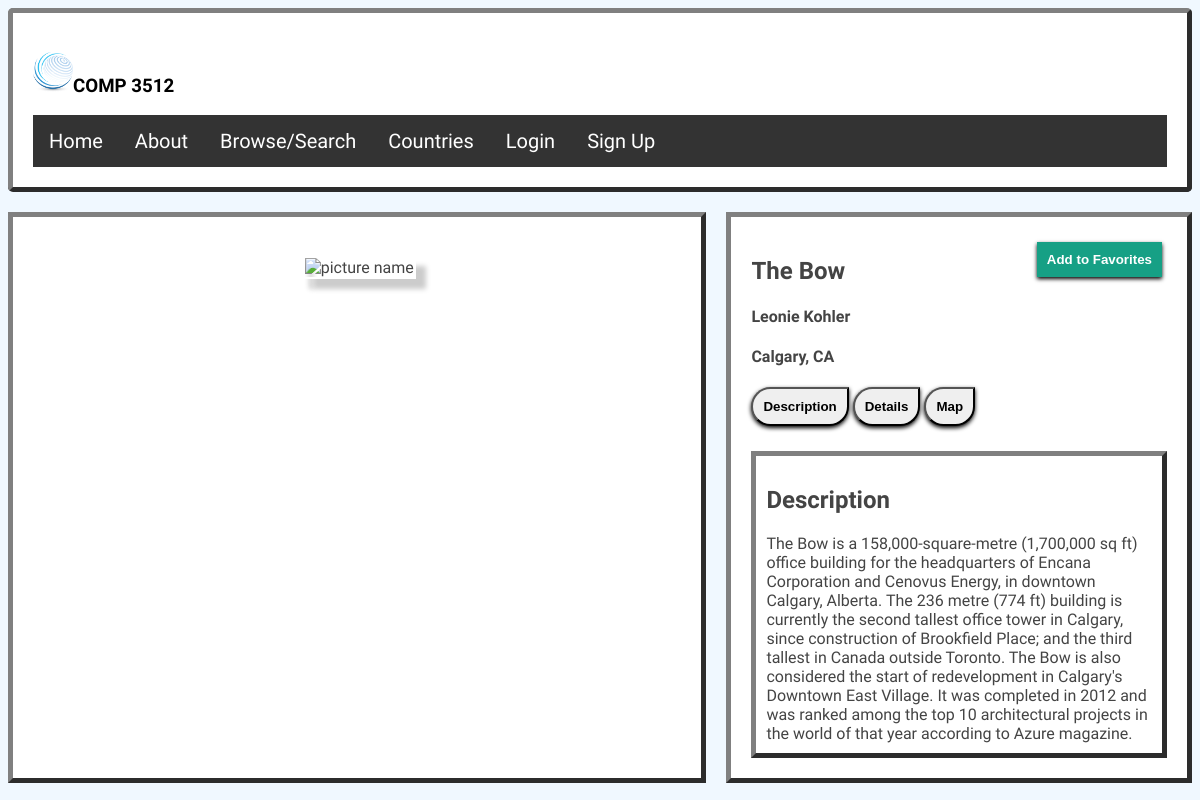
The app's page /single-photo.php?fileName=48844533598.jpg with its own data.
### tables this page shows
CREATE TABLE `imagedetails` (
  `ImageID` int(11) unsigned NOT NULL AUTO_INCREMENT,
  `UserID` int(11) DEFAULT '0',
  `Title` varchar(255) DEFAULT NULL,
  `Description` longtext,
  `Latitude` double DEFAULT NULL,
  `Longitude` double DEFAULT NULL,
  `CityCode` int(11) DEFAULT NULL,
  `CountryCodeISO` varchar(2) DEFAULT NULL,
  `ContinentCode` varchar(2) DEFAULT NULL,
  `Path` varchar(255) DEFAULT NULL,
  `Exif` longtext,
  `ActualCreator` varchar(256) DEFAULT NULL,
  `CreatorURL` varchar(256) DEFAULT NULL,
  `SourceURL` varchar(256) DEFAULT NULL,
  `Colors` longtext,
  PRIMARY KEY (`ImageID`),
  UNIQUE KEY `ImageID_UNIQUE` (`ImageID`),
  KEY `CityCode` (`CityCode`),
  KEY `ContinentCode` (`ContinentCode`),
  KEY `CountryCodeISO` (`CountryCodeISO`),
  KEY `UserID` (`UserID`)
);

CREATE TABLE `users` (
  `UserID` int(11) NOT NULL AUTO_INCREMENT,
  `FirstName` varchar(255) DEFAULT NULL,
  `LastName` varchar(255) DEFAULT NULL,
  `Address` varchar(255) DEFAULT NULL,
  `City` varchar(255) DEFAULT NULL,
  `Region` varchar(255) DEFAULT NULL,
  `Country` varchar(255) DEFAULT NULL,
  `Postal` varchar(255) DEFAULT NULL,
  `Phone` varchar(255) DEFAULT NULL,
  `Email` varchar(255) DEFAULT NULL,
  `Privacy` varchar(255) DEFAULT NULL,
  PRIMARY KEY (`UserID`)
);

CREATE TABLE `cities` (
  `CityCode` int(11) NOT NULL,
  `AsciiName` varchar(255) DEFAULT NULL,
  `CountryCodeISO` varchar(2) DEFAULT NULL,
  `Latitude` double DEFAULT NULL,
  `Longitude` double DEFAULT NULL,
  `Population` int(11) DEFAULT NULL,
  `Elevation` int(11) DEFAULT NULL,
  `TimeZone` varchar(255) DEFAULT NULL,
  PRIMARY KEY (`CityCode`),
  KEY `CountryCodeISO` (`CountryCodeISO`),
  KEY `CityCode` (`CityCode`)
);

### single-photo-helper.inc.php (called while the page is built, shortened)
<?php
  function getSinglePhoto($fileName, $connection){
   try {
   $sql = 'select * from imagedetails where path=?';
   $statement = runQuery($connection,$sql,array($fileName));
   $row = $statement->fetch(PDO::FETCH_ASSOC);
   $connection = null;
   return $row;
   }
   catch (PDOException $e) {
       die( $e->getMessage() );
     }
  }
  function getCityName($iso, $connection){
   try {
   $sql = 'select AsciiName from cities where CityCode=?';
   $statement = runQuery($connection,$sql,$iso);
   $row = $statement->fetch(PDO::FETCH_ASSOC);
   $connection = null;
   return $row;
   }
   catch (PDOException $e) {
       die( $e->getMessage() );
     }
  }
  function getUserName($iso, $connection){
   try {
   $sql = 'select FirstName, LastName from users where UserId=?';
   $statement = runQuery($connection,$sql,$iso);
   $row = $statement->fetch(PDO::FETCH_ASSOC);
   return $row;
   }
   catch (PDOException $e) {
       die( $e->getMessage() );
     }
  }
 ?>

### db-functions.inc.php (called while the page is built, shortened)
<?php
function runQuery($connection, $sql, $parameters=array())     {
    if (!is_array($parameters)) {
        $parameters = array($parameters);
    }
    $statement = null;
    if (count($parameters) > 0) {
        $statement = $connection->prepare($sql);
        $executedOk = $statement->execute($parameters);
    } else {
        $statement = $connection->query($sql);
        if (!$statement) {
            throw new PDOException;
        }
    }
    return $statement;
}
?>

### single-photo.php (the view, shortened to what this page needs)
<?php
    require_once 'single-photo-helper.inc.php';
    require_once 'db-functions.inc.php';
    $connection = setConnectionInfo(DBCONNSTRING,DBUSER,DBPASS);
    if (isset($_GET["fileName"])){
        $fileName = $_GET["fileName"];
    }
    else{
        $fileName = "8646991554.jpg";
    }
    $SinglePhoto = getSinglePhoto($fileName, $connection);
    $cityCode = $SinglePhoto['CityCode'];
    $cityName = getCityName($cityCode, $connection);
    $userID = $SinglePhoto['UserID'];
    $userName = getUserName($userID, $connection);
    $imageID = $SinglePhoto['ImageID'];
?>
<html>
    <head>
        <link rel="stylesheet" href="css/single-photo.css?<?php echo time(); ?>" media="screen and (min-width: 600px)">
        <link rel="stylesheet" href="css/single-photoMobile.css" media="screen and (max-width:600px)">
    </head>
<body>
<main class="container">
    <article class="header">
        <h3><img class='logo' src='logo.png'>COMP 3512</h3>
                <?php
        if(!isset($_SESSION['email'])){
           echo '<ul class="topnav">
            <li><a href="index.php">Home</a></li>
            <li><a href="about.php">About</a></li>
            <li><a href="">Browse/Search</a></li>
            <li><a href="single-country.php">Countries</a></li>
            <li><a href="login.php">Login</a></li>
            <li><a href="signup.php">Sign Up</a></li>
        </ul>';
        }
        ?>
    </article>
    <article class="leftside">
        <br>
        <picture class="mainPhoto'>
            <source media="(min-width: 600px)" class='mainPhoto' <?php echo 'srcset="images/medium800/'.$fileName.'"';  ?>>
            <source media="(max-width: 600px)" class='mainPhoto' <?php echo 'srcset="images/square150/'.$fileName.'"';  ?>>
            <img class='mainPhoto' <?php echo 'src="images/medium800/'.$fileName.'"';  ?> alt="picture name">
        </picture>
    </article>
    <article class="rightside">
        <?php
            if (isset($_SESSION['email'])) {
                echo '<form action ="viewfavorites.php?fileName='.$fileName.'&id='.$imageID.'" method ="post">';
                echo '<button id="favoriteButton" value="txt">Add to Favorites</button></a>';
            }
            else{
                echo '<form action ="index.php" method ="post">';
                echo '<button id="favoriteButton" value="txt">Add to Favorites</button></a>';
            }
            echo '</form>';
        ?>
        <section >
            <h2 id="pictureName"><?php echo $SinglePhoto['Title']; ?></h2>
            <h4 id="userName"><?php echo $userName['FirstName'].' '.$userName['LastName']; ?></h4>
            <h4 id="picLocation"><?php echo $cityName['AsciiName'].', '.$SinglePhoto['CountryCodeISO']; ?></h4>
        </section>
        <section>
            <button class="descriptionTab" >Description</button>
            <button class="detailTab"  >Details</button>
            <button class="mapTab"  >Map</button>
        </section>
        <div id="detailsDiv">
            <section id="descriptionData">
                <h2>Description</h2>
                <div><?php echo $SinglePhoto['Description']; ?></div>
            </section>
        </div>
    </article>
</main>
</body>
</html>

### css/single-photo.css (style rules this page uses)
body { font-family: 'Libre Franklin', sans-serif; //font-size: 0.8rem; overflow: auto; background-color: aliceblue; }
.container { display: grid; grid-gap: 20px; grid-template-columns: 3fr 2fr; color: #444; width: 100%; }
article { background-color: white; padding: 20px; }
.header { color: black; border: 1px solid #B0C4DE; border-bottom: none; border:outset 5px grey; border-radius: 5px; }
.header { grid-column: 1 / 3; grid-row: 1 / 2; }
.leftside { grid-column: 1 / 2; grid-row: 2 / 3; text-align: center; padding-top: 20px; border:outset 5px grey; }
.rightside { grid-column: 2 / 3; grid-row: 2 / 3; padding: 20px; border:outset 5px grey; }
#detailsDiv { margin-top: 25px; border:outset 5px grey; padding: 10px; background-color: white; }
#favoriteButton { display: inline-block; float: right; font-weight:bold; box-shadow: 0 2px 4px black; background: #16a085; border: none; color: #FFF; cursor: pointer; padding: 10px; margin: 5px; }
.detailTab, .mapTab, .descriptionTab { font-weight:bold; box-shadow: 0 2px 4px black; cursor: pointer; padding: 10px; margin: 0px; border-radius: 50px; border-top-right-radius: 0px; }
.mainPhoto { box-shadow: 10px 10px 5px #ccc; border:2px solid #fff; }
ul.topnav { list-style-type: none; margin: 0; padding: 0; overflow: hidden; background-color: #333; font-size: 1.25rem; }
ul.topnav li { float: left; }
ul.topnav li a { display: block; color: white; text-align: center; padding: 14px 16px; text-decoration: none; }
.logo { height:5vh; width: 5vh; }

### css/single-photoMobile.css (style rules this page uses)
body { font-family: 'Libre Franklin', sans-serif; //font-size: 0.8rem; overflow: auto; background-color: aliceblue; }
.container { color: #444; width: 100%; }
article { background-color: white; padding: 20px; }
.header { color: black; border: 1px solid #B0C4DE; border-bottom: none; border:outset 5px grey; border-radius: 5px; }
.leftside { text-align: center; padding-top: 20px; border:outset 5px grey; }
.rightside { padding: 20px; border:outset 5px grey; }
#detailsDiv { margin-top: 25px; border:outset 5px grey; padding: 10px; background-color: white; }
#favoriteButton { display: inline-block; float: right; font-weight:bold; box-shadow: 0 2px 4px black; background: #16a085; border: none; color: #FFF; cursor: pointer; padding: 10px; margin: 5px; }
.detailTab, .mapTab, .descriptionTab { font-weight:bold; box-shadow: 0 2px 4px black; cursor: pointer; padding: 10px; margin: 0px; border-radius: 50px; border-top-right-radius: 0px; }
.mainPhoto { box-shadow: 10px 10px 5px #ccc; border:2px solid #fff; //height: 60%; //width: 60%; }
ul.topnav { list-style-type: none; margin: 0; padding: 0; overflow: hidden; background-color: #333; font-size: 1.25rem; }
ul.topnav li { float: left; }
ul.topnav li a { display: block; color: white; text-align: center; padding: 14px 16px; text-decoration: none; }
.logo { height:5vh; width: 5vh; }

### records on screen
imagedetails: Title "The Bow", CountryCodeISO "CA", Description "The Bow is a 158,000-square-metre (1,700,000 sq ft) office building for the headquarters of Encana Corporation and Cenovus Energy, in downtown Calgary, Alberta. The 236 metre (774 ft) building is currently the second tallest office tower in Calgary, since construction of Brookfield Place; and the third tallest in Canada outside Toronto. The Bow is also considered the start of redevelopment in Calgary's Downtown East Village. It was completed in 2012 and was ranked among the top 10 architectural projects in the world of that year according to Azure magazine."
users: FirstName "Leonie", LastName "Kohler"
cities: AsciiName "Calgary"
